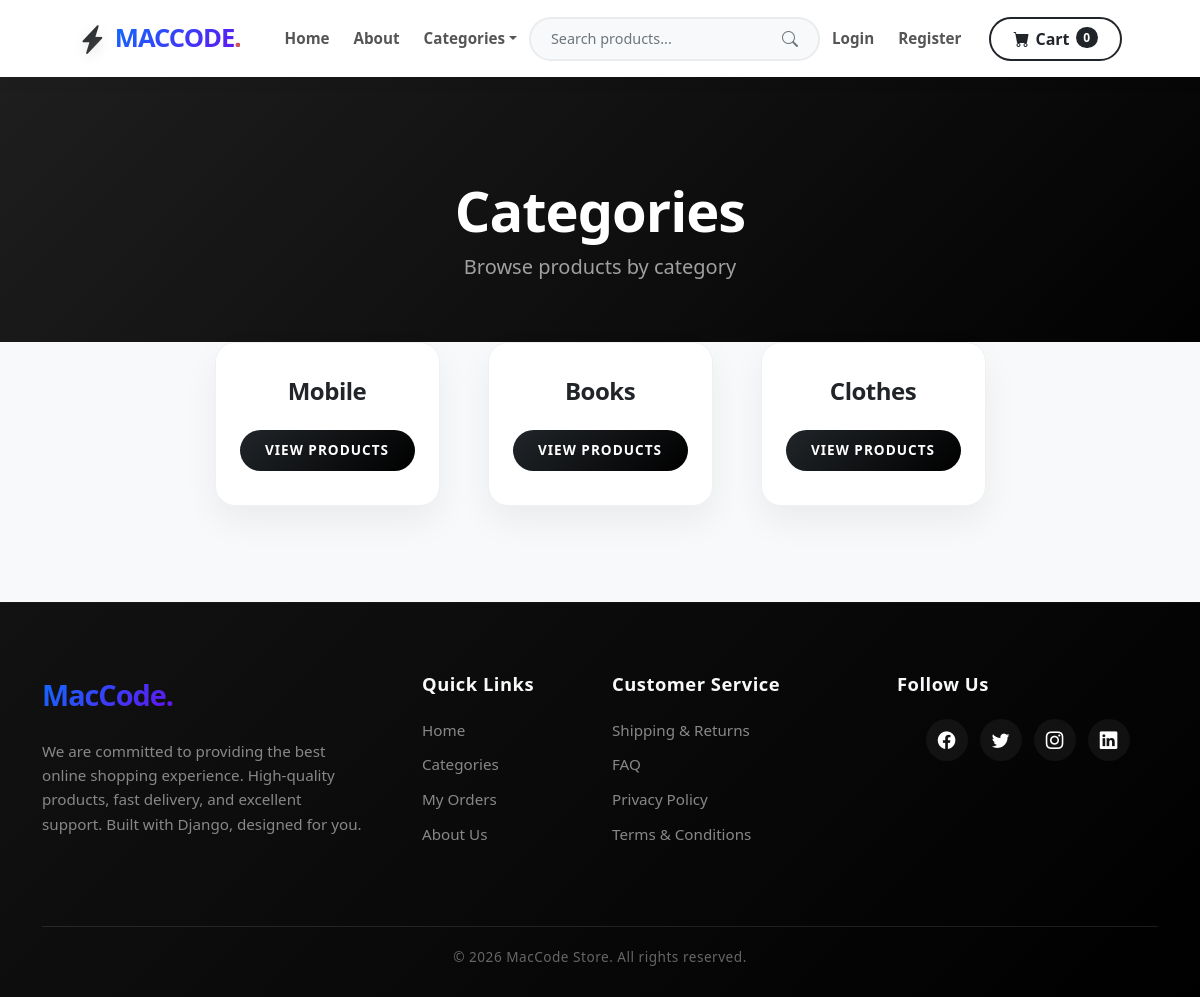
/category_summary/, run on an earlier commit of the app's database.
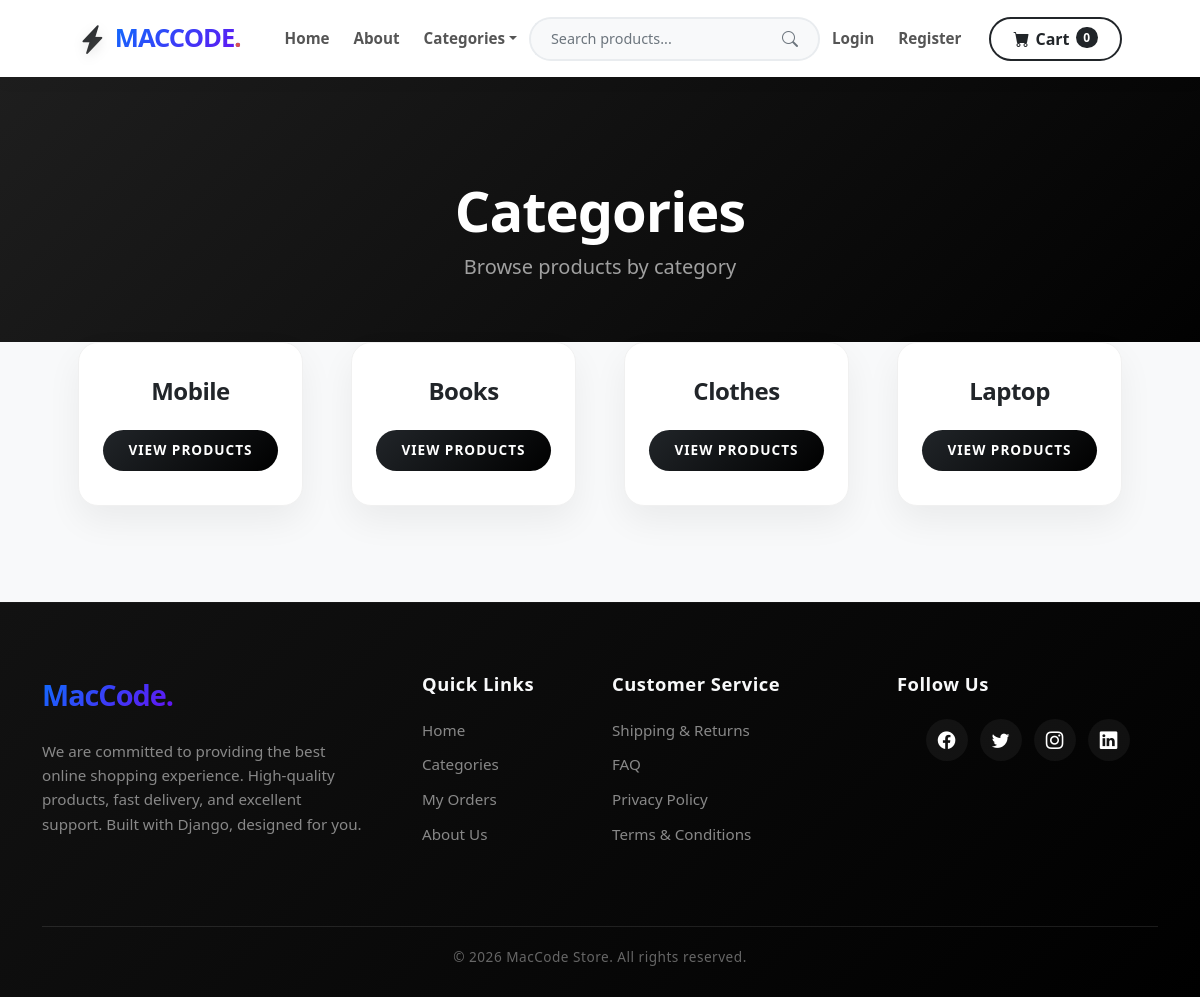
And on a later commit of the database.
### store/models.py (models this page shows, shortened)
class Category(models.Model):
    name=models.CharField(max_length=100)
    class Meta:
      verbose_name_plural = 'categories'

### store/views.py (the view)
# urls.py: path('category_summary/', views.category_summary, name='category_summary'),
def category_summary(request):
    categories = Category.objects.all()
    return render(request, 'category_summary.html', {'categories': categories})

### cart/cart.py (called while the page is built)
    def __len__(self):
        return sum(int(item.get('qty', 0)) for item in self.cart.values())

### cart/context_processors.py (called while the page is built)
def cart(req):
    return {'cart':Cart(req)}

### store/templates/category_summary.html (shortened to what this page needs)
{% extends "base.html" %}
{% block content %}
<header class="category-header text-center">
    <div class="container px-4 px-lg-5">
        <h1 class="display-4 text-white">Categories</h1>
        <p class="lead fw-normal mb-0">Browse products by category</p>
    </div>
</header>
<section class="pb-5 bg-light">
    <div class="container px-4 px-lg-5 category-container">
        <div class="row gx-4 gx-lg-5 row-cols-1 row-cols-sm-2 row-cols-md-3 row-cols-xl-4 justify-content-center">
            {% if categories %}
                {% for category in categories %}
                    <div class="col mb-5">
                        <div class="card h-100 premium-card">
                            <div class="card-body p-4 d-flex align-items-center justify-content-center">
                                <div class="text-center">
                                    <h5 class="category-title mb-0">{{ category.name }}</h5>
                                </div>
                            </div>
                            <div class="card-footer p-4 pt-0 border-top-0 bg-transparent">
                                <div class="text-center">
                                    <a class="btn btn-premium mt-auto w-100" href="{% url 'category' category.name %}">View Products</a>
                                </div>
                            </div>
                        </div>
                    </div>
                {% endfor %}
            {% endif %}
        </div>
    </div>
</section>
{% endblock %}

What changed in the data, as far as the page shows it:
added Category: name "Laptop"
